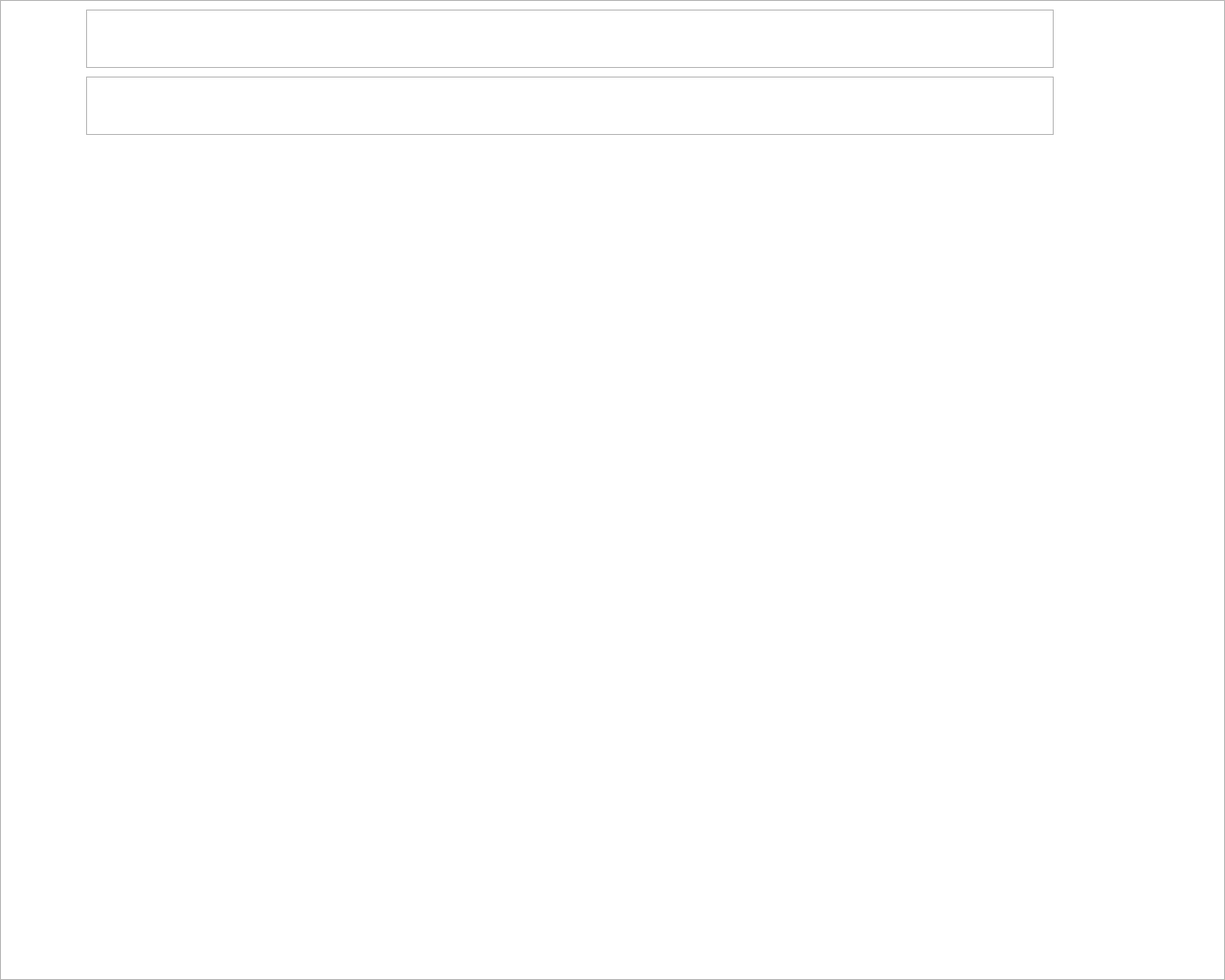
<?xml version="1.0" encoding="UTF-8"?>
<ui version="4.0">
 <class>Dialog</class>
 <widget class="QDialog" name="Dialog">
  <property name="geometry">
   <rect>
    <x>0</x>
    <y>0</y>
    <width>1280</width>
    <height>1024</height>
   </rect>
  </property>
  <property name="sizePolicy">
   <sizepolicy hsizetype="Preferred" vsizetype="Preferred">
    <horstretch>0</horstretch>
    <verstretch>0</verstretch>
   </sizepolicy>
  </property>
  <property name="windowTitle">
   <string>Dialog</string>
  </property>
  <widget class="QTextBrowser" name="textBrowser">
   <property name="geometry">
    <rect>
     <x>90</x>
     <y>10</y>
     <width>1011</width>
     <height>61</height>
    </rect>
   </property>
   <property name="html">
    <string>&lt;!DOCTYPE HTML PUBLIC &quot;-//W3C//DTD HTML 4.0//EN&quot; &quot;http://www.w3.org/TR/REC-html40/strict.dtd&quot;&gt;
&lt;html&gt;&lt;head&gt;&lt;meta name=&quot;qrichtext&quot; content=&quot;1&quot; /&gt;&lt;style type=&quot;text/css&quot;&gt;
p, li { white-space: pre-wrap; }
&lt;/style&gt;&lt;/head&gt;&lt;body style=&quot; font-family:'Ubuntu'; font-size:11pt; font-weight:400; font-style:normal;&quot;&gt;
&lt;p style=&quot;-qt-paragraph-type:empty; margin-top:0px; margin-bottom:0px; margin-left:0px; margin-right:0px; -qt-block-indent:0; text-indent:0px;&quot;&gt;&lt;br /&gt;&lt;/p&gt;&lt;/body&gt;&lt;/html&gt;</string>
   </property>
  </widget>
  <widget class="QTextBrowser" name="textBrowser_2">
   <property name="geometry">
    <rect>
     <x>90</x>
     <y>80</y>
     <width>1011</width>
     <height>61</height>
    </rect>
   </property>
  </widget>
  <widget class="QGraphicsView" name="graphicsView">
   <property name="geometry">
    <rect>
     <x>0</x>
     <y>0</y>
     <width>1280</width>
     <height>1024</height>
    </rect>
   </property>
   <property name="sizePolicy">
    <sizepolicy hsizetype="Expanding" vsizetype="Expanding">
     <horstretch>0</horstretch>
     <verstretch>0</verstretch>
    </sizepolicy>
   </property>
  </widget>
  <zorder>graphicsView</zorder>
  <zorder>textBrowser</zorder>
  <zorder>textBrowser_2</zorder>
 </widget>
 <resources/>
 <connections/>
</ui>
